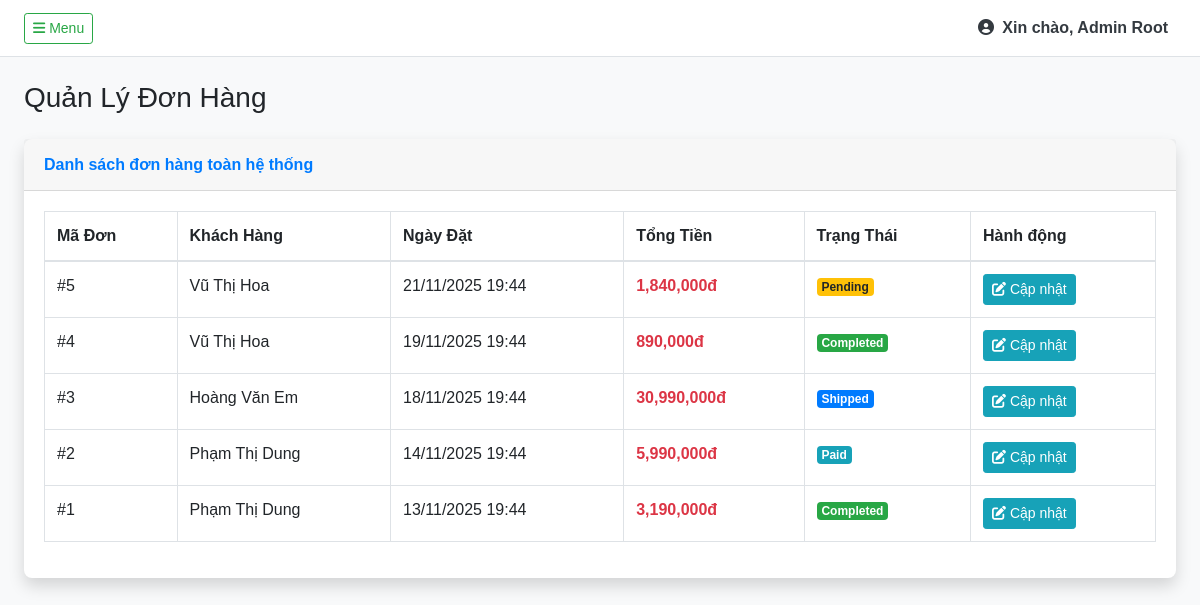
The app's page /page/AdminPage/OrderPage/orders_list.php (signed in), older data.
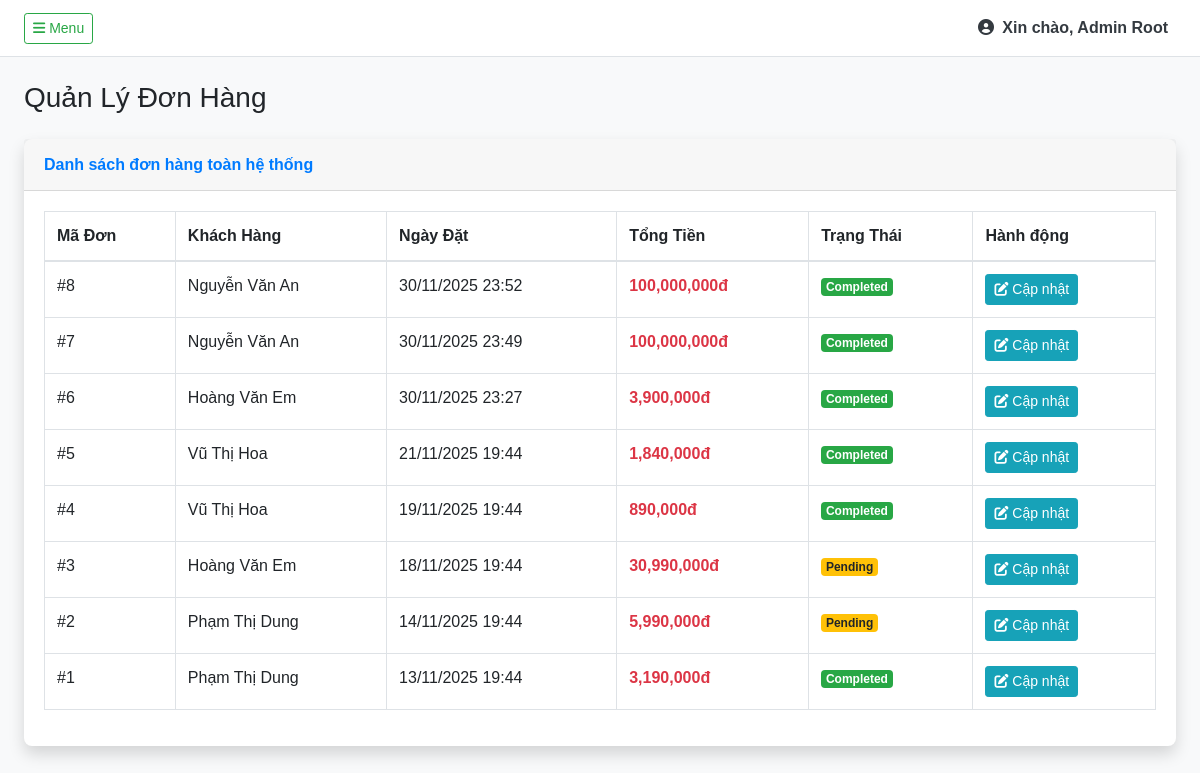
The same page, newer data.
### tables this page shows
CREATE TABLE `orders` (
  `oid` int(11) NOT NULL,
  `aid` int(11) NOT NULL,
  `fullname` varchar(255) NOT NULL,
  `phone` varchar(20) NOT NULL,
  `address` text NOT NULL,
  `note` text DEFAULT NULL,
  `order_date` datetime NOT NULL DEFAULT current_timestamp(),
  `total_amount` decimal(10,2) NOT NULL,
  `status` enum('pending','paid','shipped','completed','cancelled') NOT NULL DEFAULT 'pending',
  `created_at` timestamp NOT NULL DEFAULT current_timestamp()
);

### page/AdminPage/OrderPage/orders_list.php (the view, shortened to what this page needs)
<?php
require_once '../Layout/header.php';
$sql = "SELECT o.*, CONCAT(a.afname, ' ', a.alname) as customer_name
        FROM orders o
        JOIN acc a ON o.aid = a.aid
        ORDER BY o.order_date DESC";
$result = $conn->query($sql);
?>
<h1 class="h3 mb-4 text-gray-800">Quản Lý Đơn Hàng</h1>
<div class="card shadow mb-4">
    <div class="card-header py-3">
        <h6 class="m-0 font-weight-bold text-primary">Danh sách đơn hàng toàn hệ thống</h6>
    </div>
    <div class="card-body">
        <div class="table-responsive">
            <table class="table table-bordered" width="100%">
                <thead>
                    <tr>
                        <th>Mã Đơn</th>
                        <th>Khách Hàng</th>
                        <th>Ngày Đặt</th>
                        <th>Tổng Tiền</th>
                        <th>Trạng Thái</th>
                        <th>Hành động</th>
                    </tr>
                </thead>
                <tbody>
                    <?php if ($result) while ($row = $result->fetch_assoc()): ?>
                        <tr>
                            <td>#<?= $row['oid'] ?></td>
                            <td><?= htmlspecialchars($row['customer_name']) ?></td>
                            <td><?= date('d/m/Y H:i', strtotime($row['order_date'])) ?></td>
                            <td class="text-danger font-weight-bold"><?= number_format($row['total_amount']) ?>đ</td>
                            <td>
                                <?php
                                $st_colors = ['pending' => 'warning', 'paid' => 'info', 'shipped' => 'primary', 'completed' => 'success', 'cancelled' => 'danger'];
                                $st = $row['status'];
                                ?>
                                <span class="badge badge-<?= $st_colors[$st] ?>"><?= ucfirst($st) ?></span>
                            </td>
                            <td>
                                <button class="btn btn-sm btn-info"
                                    data-toggle="modal" data-target="#modalOrder"
                                    onclick="editOrder('<?= $row['oid'] ?>', '<?= $row['status'] ?>')">
                                    <i class="fas fa-edit"></i> Cập nhật
                                </button>
                            </td>
                        </tr>
                    <?php endwhile; ?>
                </tbody>
            </table>
        </div>
    </div>
</div>
<?php require_once '../Layout/footer.php'; ?>

Row changes from the older to the newer data that the page shows:
added orders: oid "8", customer_name "Nguyễn Văn An", order_date "30/11/2025 23:52", total_amount "100,000,000", status "Completed"
added orders: oid "7", customer_name "Nguyễn Văn An", order_date "30/11/2025 23:49", total_amount "100,000,000", status "Completed"
added orders: oid "6", customer_name "Hoàng Văn Em", order_date "30/11/2025 23:27", total_amount "3,900,000", status "Completed"
changed orders id 5: status "Pending" → "Completed"
changed orders id 3: status "Shipped" → "Pending"
changed orders id 2: status "Paid" → "Pending"
